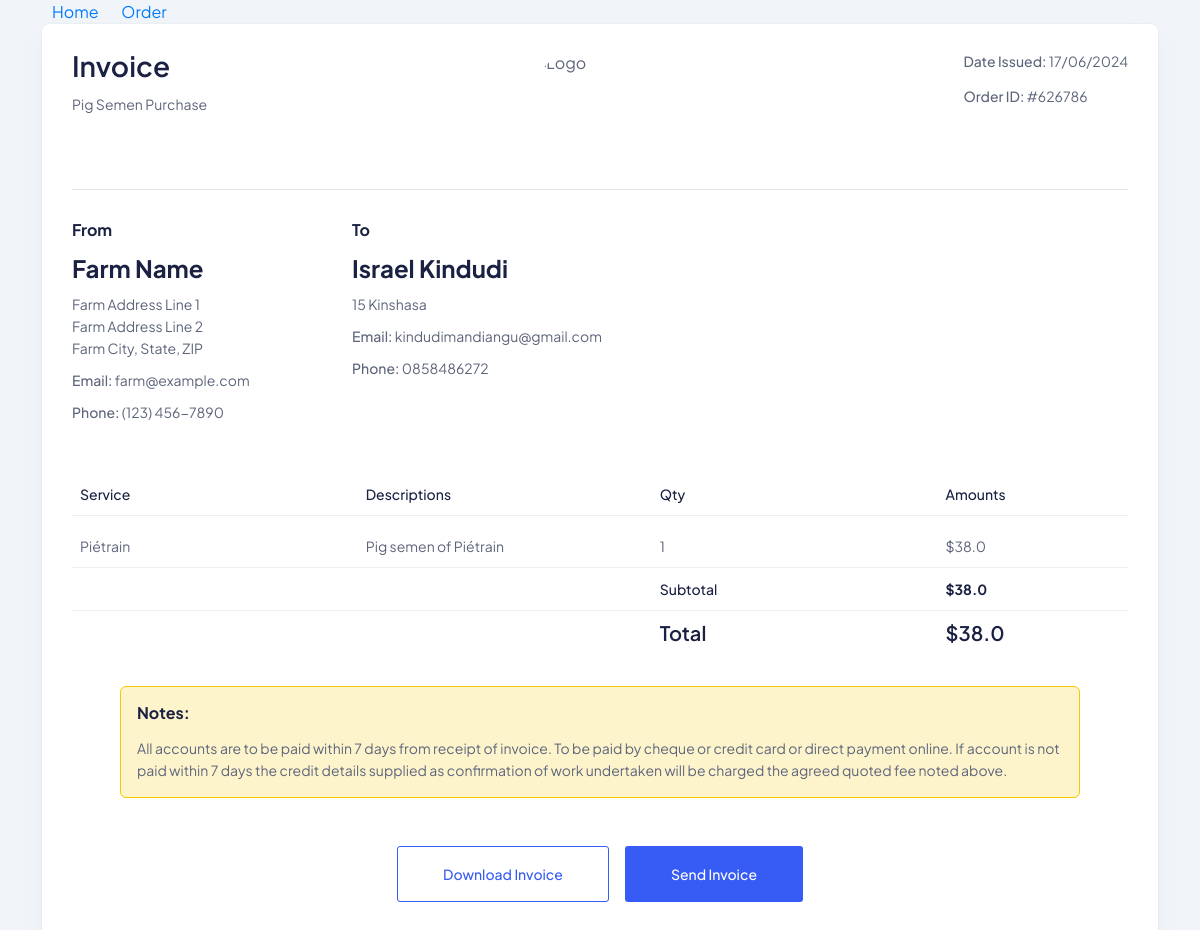
The app's page /invoice/1 with its own data.
### models.py (models this page shows)
class Order(db.Model):
    id = db.Column(db.Integer, primary_key=True)
    order_id = db.Column(db.Integer, unique=True, nullable=False)
    customer_name = db.Column(db.String(100), nullable=False)
    customer_email = db.Column(db.String(100), nullable=False)
    customer_address = db.Column(db.String(200), nullable=False)
    customer_phone = db.Column(db.String(20), nullable=False)
    pig_type_id = db.Column(db.Integer, db.ForeignKey('pig_type.id'), nullable=False)
    quantity = db.Column(db.Integer, nullable=False)
    total_price = db.Column(db.Float, nullable=False)
    timestamp = db.Column(db.DateTime, default=datetime.utcnow)

class PigType(db.Model):
    id = db.Column(db.Integer, primary_key=True)
    name = db.Column(db.String(100), unique=True, nullable=False)
    description = db.Column(db.Text, nullable=False)
    price = db.Column(db.Float, nullable=False)
    orders = db.relationship('Order', backref='pig_type', lazy=True)

### app.py (the view)
@app.route('/invoice/<int:order_id>')
def invoice(order_id):
    order = Order.query.get_or_404(order_id)
    return render_template('invoice.html', order=order)

### templates/invoice.html
{% extends "base.html" %}
{% block content %}
<div class="invoice-wrapper">
    <div class="row">
        <div class="col-12">
            <div class="invoice-card card-style mb-30">
                <div class="invoice-header">
                    <div class="invoice-for">
                        <h2 class="mb-10">Invoice</h2>
                        <p class="text-sm">
                            Pig Semen Purchase
                        </p>
                    </div>
                    <div class="invoice-logo">
                        <img src="{{ url_for('static', filename='images/invoice-logo.svg') }}" alt="Logo" />
                    </div>
                    <div class="invoice-date">
                        <p><span>Date Issued:</span> {{ order.timestamp.strftime('%d/%m/%Y') }}</p>
                        <p><span>Order ID:</span> #{{ order.order_id }}</p>
                    </div>
                </div>
                <div class="invoice-address">
                    <div class="address-item">
                        <h5 class="text-bold">From</h5>
                        <h1>Farm Name</h1>
                        <p class="text-sm">
                            Farm Address Line 1<br>
                            Farm Address Line 2<br>
                            Farm City, State, ZIP
                        </p>
                        <p class="text-sm">
                            <span class="text-medium">Email:</span>
                            farm@example.com
                        </p>
                        <p class="text-sm">
                            <span class="text-medium">Phone:</span>
                            (123) 456-7890
                        </p>
                    </div>
                    <div class="address-item">
                        <h5 class="text-bold">To</h5>
                        <h1>{{ order.customer_name }}</h1>
                        <p class="text-sm">
                            {{ order.customer_address }}
                        </p>
                        <p class="text-sm">
                            <span class="text-medium">Email:</span>
                            {{ order.customer_email }}
                        </p>
                        <p class="text-sm">
                            <span class="text-medium">Phone:</span>
                            {{ order.customer_phone }}
                        </p>
                    </div>
                </div>
                <div class="table-responsive">
                    <table class="invoice-table table">
                        <thead>
                            <tr>
                                <th class="service">
                                    <h6 class="text-sm text-medium">Service</h6>
                                </th>
                                <th class="desc">
                                    <h6 class="text-sm text-medium">Descriptions</h6>
                                </th>
                                <th class="qty">
                                    <h6 class="text-sm text-medium">Qty</h6>
                                </th>
                                <th class="amount">
                                    <h6 class="text-sm text-medium">Amounts</h6>
                                </th>
                            </tr>
                        </thead>
                        <tbody>
                            <tr>
                                <td>
                                    <p class="text-sm">{{ order.pig_type.name }}</p>
                                </td>
                                <td>
                                    <p class="text-sm">Pig semen of {{ order.pig_type.name }}</p>
                                </td>
                                <td>
                                    <p class="text-sm">{{ order.quantity }}</p>
                                </td>
                                <td>
                                    <p class="text-sm">${{ order.total_price }}</p>
                                </td>
                            </tr>
                            <tr>
                                <td></td>
                                <td></td>
                                <td>
                                    <h6 class="text-sm text-medium">Subtotal</h6>
                                </td>
                                <td>
                                    <h6 class="text-sm text-bold">${{ order.total_price }}</h6>
                                </td>
                            </tr>
                            <tr>
                                <td></td>
                                <td></td>
                                <td>
                                    <h4>Total</h4>
                                </td>
                                <td>
                                    <h4>${{ order.total_price }}</h4>
                                </td>
                            </tr>
                        </tbody>
                    </table>
                </div>
                <div class="note-wrapper warning-alert py-4 px-sm-3 px-lg-5">
                    <div class="alert">
                        <h5 class="text-bold mb-15">Notes:</h5>
                        <p class="text-sm text-gray">
                            All accounts are to be paid within 7 days from receipt of invoice. To be paid by cheque or credit card or direct payment online. If account is not paid within 7 days the credit details supplied as confirmation of work undertaken will be charged the agreed quoted fee noted above.
                        </p>
                    </div>
                </div>
                <div class="invoice-action">
                    <ul class="d-flex flex-wrap align-items-center justify-content-center">
                        <li class="m-2">
                            <a href="{{ url_for('invoice_download', order_id=order.id) }}" class="main-btn primary-btn-outline btn-hover">Download Invoice</a>
                        </li>
                        <li class="m-2">
                            <a href="#0" class="main-btn primary-btn btn-hover">Send Invoice</a>
                        </li>
                    </ul>
                </div>
            </div>
        </div>
    </div>
</div>
{% endblock %}

### static/styles.css (style rules this page uses)
body { font-family: Arial, sans-serif; background-color: #f8f9fa; margin: 0; padding: 0; }
body { font-family: Arial, sans-serif; margin: 0; padding: 0; background-color: #f4f4f9; color: #333; }

### static/assets/css/fullcalendar.css (style rules this page uses)
:root { --fc-daygrid-event-dot-width:8px;--fc-list-event-dot-width:10px;--fc-list-event-hover-bg-color:#f5f5f5 }

### records on screen
Order: timestamp "17/06/2024", order_id "626786", customer_name "Israel Kindudi", customer_address "15 Kinshasa", customer_email "kindudimandiangu@gmail.com", customer_phone "0858486272", quantity "1", total_price "38.0"
PigType: pig_type.name "Piétrain"
